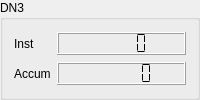
        <widget class="QGroupBox" name="gBox_StdDN3">
         <property name="title">
          <string>DN3</string>
         </property>
         <layout class="QGridLayout" name="gridLayout_20">
          <item row="0" column="0">
           <widget class="QLabel" name="label_24">
            <property name="sizePolicy">
             <sizepolicy hsizetype="Fixed" vsizetype="Preferred">
              <horstretch>0</horstretch>
              <verstretch>0</verstretch>
             </sizepolicy>
            </property>
            <property name="minimumSize">
             <size>
              <width>30</width>
              <height>20</height>
             </size>
            </property>
            <property name="text">
             <string>Inst</string>
            </property>
           </widget>
          </item>
          <item row="0" column="1">
           <widget class="QLCDNumber" name="lcdInstStdMeter_3">
            <property name="sizePolicy">
             <sizepolicy hsizetype="Preferred" vsizetype="Fixed">
              <horstretch>0</horstretch>
              <verstretch>0</verstretch>
             </sizepolicy>
            </property>
            <property name="minimumSize">
             <size>
              <width>40</width>
              <height>0</height>
             </size>
            </property>
            <property name="numDigits">
             <number>5</number>
            </property>
            <property name="segmentStyle">
             <enum>QLCDNumber::Flat</enum>
            </property>
           </widget>
          </item>
          <item row="1" column="0">
           <widget class="QLabel" name="label_25">
            <property name="sizePolicy">
             <sizepolicy hsizetype="Fixed" vsizetype="Preferred">
              <horstretch>0</horstretch>
              <verstretch>0</verstretch>
             </sizepolicy>
            </property>
            <property name="minimumSize">
             <size>
              <width>30</width>
              <height>20</height>
             </size>
            </property>
            <property name="text">
             <string>Accum</string>
            </property>
           </widget>
          </item>
          <item row="1" column="1">
           <widget class="QLCDNumber" name="lcdAccumStdMeter_3">
            <property name="sizePolicy">
             <sizepolicy hsizetype="Preferred" vsizetype="Fixed">
              <horstretch>0</horstretch>
              <verstretch>0</verstretch>
             </sizepolicy>
            </property>
            <property name="minimumSize">
             <size>
              <width>40</width>
              <height>0</height>
             </size>
            </property>
            <property name="numDigits">
             <number>6</number>
            </property>
            <property name="segmentStyle">
             <enum>QLCDNumber::Flat</enum>
            </property>
           </widget>
          </item>
         </layout>
        </widget>
